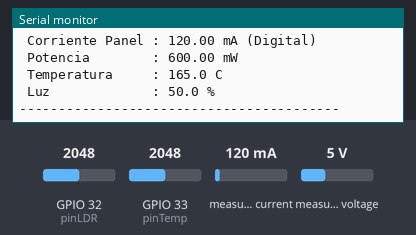
Bench run of a sketch on a simulated ESP32. On the bench: the last lines printed to the serial monitor. The inputs (shaded band) are chosen by the test bench; at power-on: measured current 120 mA, GPIO 32 (pinLDR) = 2048, GPIO 33 (pinTemp) = 2048, measured voltage 5 V. WiFi joins after 1.5 s; servers stay silent unless stated; uploads are accepted with an empty reply; random numbers use the default seed unless the sketch sets one.

Above: at 2.7 s.
2.8 s: measured current set to 40 mA
4.3 s: GPIO 32 (pinLDR) set to 2866
At 4.9 s:
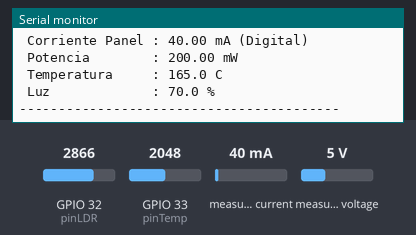
5.8 s: GPIO 33 (pinTemp) set to 2866
At 7.1 s:
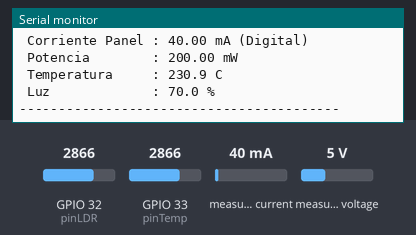
7.3 s: measured voltage set to 0.3 V
8.8 s: GPIO 32 (pinLDR) set to 3972
At 9.9 s:
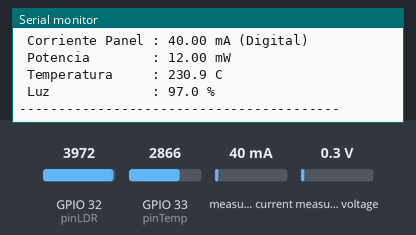
10.3 s: GPIO 33 (pinTemp) set to 3972
At 11.3 s:
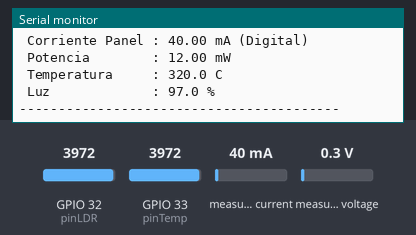
Timing chart, 0 to 12.8 s (numbered marks = the images above; inputs shaded):
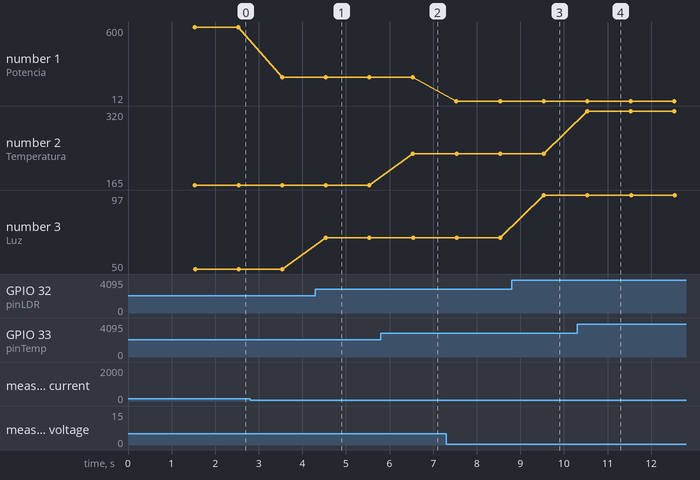

Measured:
- after the input at 4.3 s, the serial monitor: prints a new line after 0.24 s (image 1)
- after the input at 5.8 s, the serial monitor: prints a new line after 0.74 s (image 2)
- after the input at 8.8 s, the serial monitor: prints a new line after 0.74 s (image 3)
- after the input at 10.3 s, the serial monitor: prints a new line after 0.24 s (image 4)
- plotted number 1: 600 → 200 after the input at 2.8 s, 200 → 12 after the input at 7.3 s
- plotted number 2: 165 → 230.9 after the input at 5.8 s, 230.9 → 320 after the input at 10.3 s
- plotted number 3: 50 → 70 after the input at 4.3 s, 70 → 97 after the input at 8.8 s

The sketch:

preuba_adentro_esp32normal.ino
```cpp
#include <WiFi.h>
#include <WiFiClientSecure.h>
#include <HTTPClient.h>
#include <Wire.h>
#include <Adafruit_INA219.h>
#include "secrets.h"   // WIFI_SSID, WIFI_PASS, API_URL, API_TOKEN (copia secrets.example.h)

// --- INICIALIZAR SENSOR DIGITAL ---
Adafruit_INA219 ina219;
bool inaPresente = false;

// --- CONFIGURACIÓN WI-FI ---
// Primero intenta conectarse a WIFI_SSID para mandar los datos a la nube.
// Si no lo encuentra, crea su propia red como antes (modo local con el .bat).
const char* ssidLocal = "ESP32_Panel_Solar";
const char* passLocal = "";
const unsigned long ESPERA_WIFI_MS = 15000;
bool modoNube = false;
WiFiServer server(8080);
WiFiClient client;

// --- NUBE ---
const int LOTE = 5;          // se manda un POST cada 5 lecturas (5 s)
const int MAX_COLA = 60;     // si se cae internet, se guardan hasta 60 s de lecturas
struct Lectura { unsigned long seg; float v, i, p, t, luz; };
Lectura cola[MAX_COLA];
int nCola = 0;
String claveSesion;          // cada encendido es una sesión nueva en la nube
WiFiClientSecure clienteSeguro;

// --- PINES ANALÓGICOS RESTANTES ---
const int pinTemp = 33; // Pin central (OUT) del LM35
const int pinLDR  = 32; // Pin de la fotorresistencia

// --- FILTROS ---
const int MUESTRAS = 32;           // lecturas del ADC por cada dato
const int DESCARTE = 8;            // se tiran las 8 más bajas y las 8 más altas (quita los picos)
const float ZONA_MUERTA_mA = 0.1;  // ruido del INA219 con el panel a oscuras

unsigned long tiempoInicio = 0;
unsigned long proximaLectura = 0;

// Promedio recortado: ordena las muestras y promedia solo las del centro,
// así un pico aislado (los "180 C") no mueve el resultado.
float leerADC(int pin, bool enMilivolts) {
  int m[MUESTRAS];
  for (int i = 0; i < MUESTRAS; i++) {
    m[i] = enMilivolts ? analogReadMilliVolts(pin) : analogRead(pin);
    delayMicroseconds(200);
  }
  for (int i = 1; i < MUESTRAS; i++) {   // inserción: son pocas muestras
    int v = m[i], j = i - 1;
    while (j >= 0 && m[j] > v) { m[j + 1] = m[j]; j--; }
    m[j + 1] = v;
  }
  long suma = 0;
  for (int i = DESCARTE; i < MUESTRAS - DESCARTE; i++) suma += m[i];
  return suma / (float)(MUESTRAS - 2 * DESCARTE);
}

void iniciarWiFi() {
  Serial.print("Conectando a "); Serial.print(WIFI_SSID);
  WiFi.mode(WIFI_STA);
  WiFi.setAutoReconnect(true);
  WiFi.begin(WIFI_SSID, WIFI_PASS);
  unsigned long t0 = millis();
  while (WiFi.status() != WL_CONNECTED && millis() - t0 < ESPERA_WIFI_MS) { delay(500); Serial.print("."); }
  Serial.println();

  if (WiFi.status() == WL_CONNECTED) {
    modoNube = true;
    Serial.print("Modo NUBE. IP en la red: "); Serial.println(WiFi.localIP());
    Serial.println("Dashboard: https://dueber.dev/simon");
  } else {
    WiFi.disconnect(true);
    WiFi.mode(WIFI_AP);
    WiFi.softAP(ssidLocal, passLocal);
    Serial.print("Sin internet: modo LOCAL. Red "); Serial.print(ssidLocal);
    Serial.print(", IP: "); Serial.println(WiFi.softAPIP());
  }
}

// Manda las lecturas pendientes. Si falla, se quedan en la cola para el siguiente intento.
void enviarNube() {
  if (WiFi.status() != WL_CONNECTED) return;
  String json = "{\"clave\":\"" + claveSesion + "\",\"filas\":[";
  for (int k = 0; k < nCola; k++) {
    const Lectura& l = cola[k];
    if (k) json += ",";
    json += "[" + String(l.seg) + "," + String(l.v, 3) + "," + String(l.i, 2) + "," +
            String(l.p, 2) + "," + String(l.t, 1) + "," + String(l.luz, 1) + "]";
  }
  json += "]}";

  HTTPClient http;
  http.setTimeout(4000);
  http.begin(clienteSeguro, API_URL);
  http.addHeader("Content-Type", "application/json");
  http.addHeader("Authorization", String("Bearer ") + API_TOKEN);
  int codigo = http.POST(json);
  http.end();

  if (codigo == 200) {
    nCola = 0;
  } else {
    Serial.print("Error al enviar a la nube: "); Serial.println(codigo);
  }
}

void setup() {
  Serial.begin(115200);
  Serial.println("\n--- INICIANDO SISTEMA INA219 ---");

  // Iniciar INA219. Si no responde, el Wi-Fi arranca igual para poder depurar.
  inaPresente = ina219.begin();
  if (inaPresente) {
    // Mayor precisión en corrientes bajas (máx 1A)
    ina219.setCalibration_32V_1A();
  } else {
    Serial.println("Error: No se detecta el módulo INA219. Revisa cables SDA y SCL.");
  }

  // El ADC del ESP32 es poco exacto cerca de 0 V; con 6 dB el rango es 150-1750 mV
  // (LM35 hasta ~175 C) y analogReadMilliVolts aplica la calibración de fábrica.
  analogSetPinAttenuation(pinTemp, ADC_6db);
  analogSetPinAttenuation(pinLDR, ADC_11db);

  iniciarWiFi();
  server.begin();

  // El certificado no se valida: el Worker cambia de certificado y el ESP32 no tiene
  // dónde actualizarlo. El token protege la escritura.
  clienteSeguro.setInsecure();
  claveSesion = String(esp_random(), HEX) + String(esp_random(), HEX);
  tiempoInicio = millis();
}

void loop() {
  if (!client || !client.connected()) {
    client = server.available();
  }

  // Una lectura por segundo, contando el tiempo que tarda el envío a la nube
  if (millis() < proximaLectura) return;
  proximaLectura = millis() + 1000;

  unsigned long segundos = (millis() - tiempoInicio) / 1000;

  // --- 1. LECTURAS DEL INA219 (Voltaje, Corriente y Potencia) ---
  float v_panel = ina219.getBusVoltage_V();
  bool okV = ina219.success();
  float corriente_mA = ina219.getCurrent_mA();
  bool okI = ina219.success();
  // V x I en vez del registro de potencia: ese tiene pasos de 0.8 mW y bajo techo marca 0
  float potencia_mW = v_panel * corriente_mA;

  // Si la lectura I2C falló, la librería devuelve 0: no se manda un dato falso.
  if (!inaPresente || !okV || !okI) {
    Serial.println("Error: lectura I2C del INA219 fallida, se omite este dato.");
    return;
  }

  // Zona muerta simétrica: solo se anula el ruido. Una corriente negativa real se deja
  // pasar porque indica que VIN+ y VIN- están invertidos.
  if (fabs(corriente_mA) < ZONA_MUERTA_mA) {
    corriente_mA = 0.0;
    potencia_mW = 0.0;
  }

  // --- 2. TEMPERATURA (LM35, 10 mV por grado) ---
  float temp_C = leerADC(pinTemp, true) / 10.0;

  // --- 3. LUZ (LDR) ---
  float luz_pct = (leerADC(pinLDR, false) / 4095.0) * 100.0;

  // ===================================================================
  // IMPRESIÓN EN EL MONITOR SERIE
  // ===================================================================
  Serial.println("-----------------------------------------");
  Serial.print(" Voltaje Panel   : "); Serial.print(v_panel, 3); Serial.println(" V");
  Serial.print(" Corriente Panel : "); Serial.print(corriente_mA, 2); Serial.println(" mA (Digital)");
  Serial.print(" Potencia        : "); Serial.print(potencia_mW, 2); Serial.println(" mW");
  Serial.print(" Temperatura     : "); Serial.print(temp_C, 1); Serial.println(" C");
  Serial.print(" Luz             : "); Serial.print(luz_pct, 1); Serial.println(" %");
  if (corriente_mA < 0) Serial.println(" AVISO: corriente negativa, VIN+ y VIN- están invertidos");
  Serial.println("-----------------------------------------\n");

  // ===================================================================
  // ENVÍO DE DATOS A PYTHON POR WI-FI (modo local)
  // ===================================================================
  // Nuevo Formato limpio: seg, v_panel, corriente, potencia, temp, luz
  String trama = String(segundos) + "," +
                 String(v_panel, 3) + "," +
                 String(corriente_mA, 2) + "," +
                 String(potencia_mW, 2) + "," +
                 String(temp_C, 1) + "," +
                 String(luz_pct, 1);

  if (client && client.connected()) {
    client.println(trama);
  }

  // ===================================================================
  // ENVÍO A LA NUBE (dashboard en dueber.dev/simon)
  // ===================================================================
  if (modoNube) {
    if (nCola == MAX_COLA) {   // cola llena: se pierde la lectura más vieja
      memmove(cola, cola + 1, sizeof(Lectura) * (MAX_COLA - 1));
      nCola--;
    }
    cola[nCola++] = { segundos, v_panel, corriente_mA, potencia_mW, temp_C, luz_pct };
    if (nCola >= LOTE) enviarNube();
  }
}
```

secrets.example.h
```cpp
// Copia este archivo como secrets.h (junto al .ino) y llena los valores.
// secrets.h está en .gitignore: la contraseña y el token no se suben al repo.

#define WIFI_SSID  "nombre de la red (solo 2.4 GHz)"
#define WIFI_PASS  "contraseña"

// API del Worker y el mismo token que se guardó con: npx wrangler secret put TOKEN_ESP32
#define API_URL    "https://simon.<tu-subdominio>.workers.dev/simon/api/lecturas"
#define API_TOKEN  "token"
```
